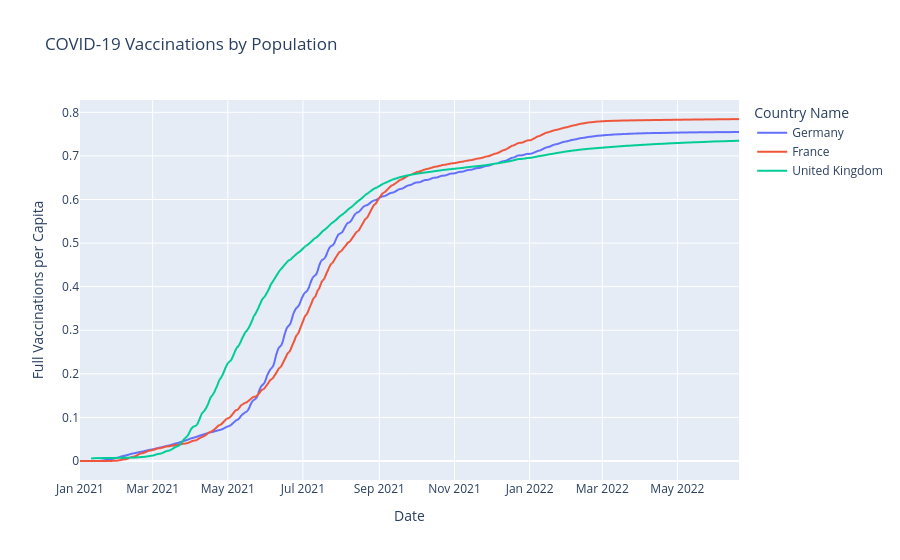

The notebook cell saved with this chart:
### Markdown cell above
### Create Plot of Vaccination by Population

### Code cell
fig_vax = px.line(data_comb,x="date",y="vaxd_per_pop", color='location', title= 'COVID-19 Vaccinations by Population', 
                      labels={"date":"Date","vaxd_per_pop":"Full Vaccinations per Capita","location":"Country Name"},range_x=['2021-01-01','2022-06-20'])
    fig_vax.show()

### Figure 1 — Plotly figure (JSON) as saved in the notebook; plotly's stock layout.template omitted (floating-point values rounded to 4 significant figures; data arrays with more than 128 entries replaced by an {"elided": "..."} marker saying what was removed)
{"data": [{"hovertemplate": "Country Name=Germany<br>Date=%{x}<br>Full Vaccinations per Capita=%{y}<extra></extra>", "legendgroup": "Germany", "line": {"color": "#636efa", "dash": "solid"}, "marker": {"symbol": "circle"}, "mode": "lines", "name": "Germany", "showlegend": true, "type": "scattergl", "x": {"elided": "885 str values"}, "xaxis": "x", "y": {"elided": "885 float values"}, "yaxis": "y"}, {"hovertemplate": "Country Name=France<br>Date=%{x}<br>Full Vaccinations per Capita=%{y}<extra></extra>", "legendgroup": "France", "line": {"color": "#EF553B", "dash": "solid"}, "marker": {"symbol": "circle"}, "mode": "lines", "name": "France", "showlegend": true, "type": "scattergl", "x": {"elided": "888 str values"}, "xaxis": "x", "y": {"elided": "888 float values"}, "yaxis": "y"}, {"hovertemplate": "Country Name=United Kingdom<br>Date=%{x}<br>Full Vaccinations per Capita=%{y}<extra></extra>", "legendgroup": "United Kingdom", "line": {"color": "#00cc96", "dash": "solid"}, "marker": {"symbol": "circle"}, "mode": "lines", "name": "United Kingdom", "showlegend": true, "type": "scattergl", "x": {"elided": "881 str values"}, "xaxis": "x", "y": {"elided": "881 float values"}, "yaxis": "y"}], "layout": {"legend": {"title": {"text": "Country Name"}, "tracegroupgap": 0}, "title": {"text": "COVID-19 Vaccinations by Population"}, "xaxis": {"anchor": "y", "domain": [0, 1], "range": ["2021-01-01", "2022-06-20"], "title": {"text": "Date"}}, "yaxis": {"anchor": "x", "domain": [0, 1], "title": {"text": "Full Vaccinations per Capita"}}}}
